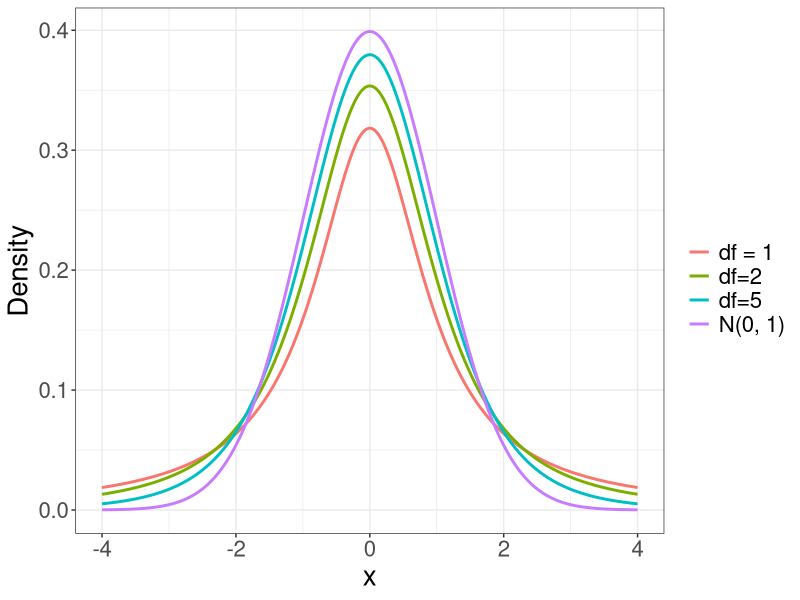

This chart was generated by the following R code:
## ---- chunk 1
library(tidyverse)
x <- seq(-4, 4, 0.01)
y <- c(dt(x, 1), dt(x, 2), dt(x, 5), dnorm(x))
df <- rep(c("df = 1", "df=2", "df=5", "N(0, 1)"), each = length(x))
data.frame(x = rep(x, 4), y, df) %>%
  ggplot(aes(x = x, y = y, color = df)) +
  geom_line(lwd = 1) +
  labs(y = "Density", color="") +
  theme_bw() +
  theme(text = element_text(size = 20))
